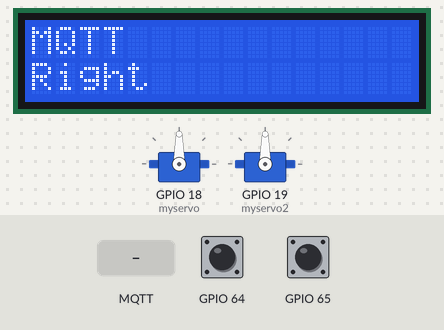
This sketch was run on a simulated ESP32-S3. On the bench: 16×2 character LCD, 2 × servo. The inputs (shaded band) are chosen by the test bench; at power-on: GPIO 65 HIGH, GPIO 64 HIGH. WiFi joins after 1.5 s; servers stay silent unless stated; no MQTT or app messages arrive unless stated; what the sketch prints to the serial monitor is not drawn.

Above: at 3.3 s.
3.4 s: MQTT message "Left" arrives on the first subscribed topic
At 5.0 s:
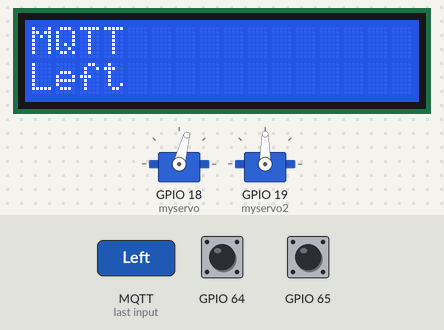
6.4 s: MQTT message "Up" arrives on the first subscribed topic
At 7.6 s:
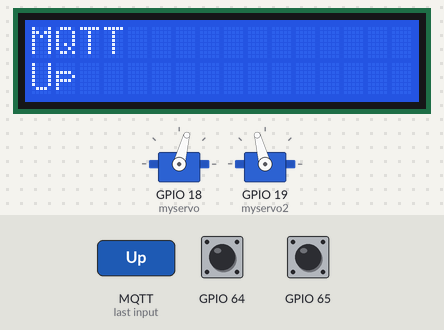
8.2 s: MQTT message "Right" arrives on the first subscribed topic
At 9.0 s:
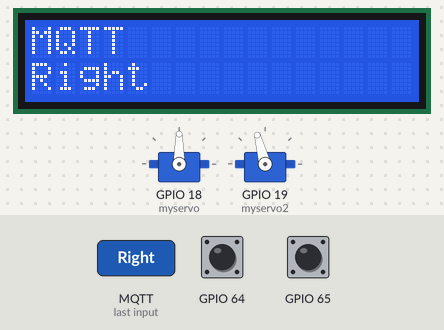
11.2 s: GPIO 65 pulled LOW for 0.15 s
At 11.36 s:
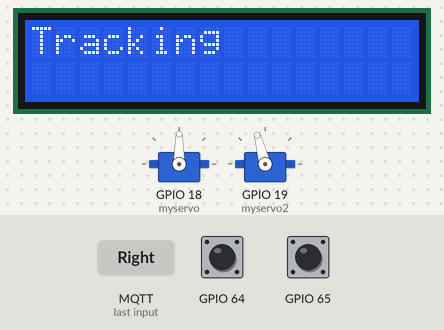
13.0 s: MQTT message "Down" arrives on the first subscribed topic
At 13.9 s:
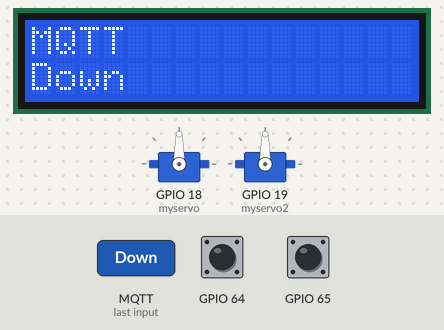
16.0 s: GPIO 65 pulled LOW for 1 s
At 16.6 s:
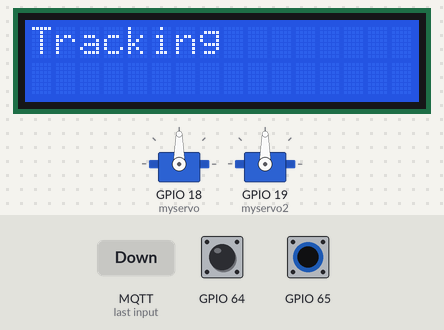
Timing chart, 0 to 19.0 s (numbered marks = the images above; inputs shaded):
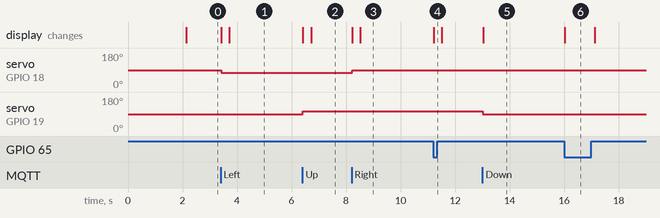

The sketch:

Embbed_MQTT.ino
```cpp
/**
 * Run Edge Impulse FOMO model.
 * It works on both PSRAM and non-PSRAM boards.
 *
 * The difference from the PSRAM version
 * is that this sketch only runs on 96x96 frames,
 * while PSRAM version runs on higher resolutions too.
 *
 * The PSRAM version can be found in my
 * "ESP32S3 Camera Mastery" course
 * at https://dub.sh/ufsDj93
 *
 * BE SURE TO SET "TOOLS > CORE DEBUG LEVEL = INFO"
 * to turn on debug messages
 */
#include <Wire.h>


// Exmaple of using the MQTT library for ESP32
// Library by Joël Gähwiler
// https://github.com/256dpi/arduino-mqtt
// Modified by Arnan Sipitakiats
#include <LCD_I2C.h>
#include <ESP32Servo.h>
#include <Adafruit_PCF8574.h>
#define PCF8574_Address 0x20
Adafruit_PCF8574 pcf;
Servo myservo;
Servo myservo2;
int buttonState = 0;
int i = 0;
int x=6;
int y=6;
int a;
int b;
bool c;
bool d;
bool t = true;
LCD_I2C lcd(0x27, 16, 2); // Default address of most PCF8574 modules, change according
#include <WiFi.h>
#include <MQTT.h>

const char ssid[] = "@JumboPlusIoT";
const char pass[] = "coolpassword";

const char mqtt_broker[] = "test.mosquitto.org";
const char mqtt_topic[] = "group24/command";
const char mqtt_client_id[] = "arduino_group_24";  // must change this string to a unique value
int MQTT_PORT = 1883;

int counter = 0;

WiFiClient net;
MQTTClient client;

unsigned long lastMillis = 0;

void connect() {
  Serial.print("checking wifi...");
  while (WiFi.status() != WL_CONNECTED) {
    Serial.println("wifi");
    delay(1000);
  }

  Serial.print("\nconnecting...");
  while (!client.connect(mqtt_client_id)) {
    Serial.print(".");
    delay(1000);
  }

  Serial.println("\nconnected!");

  client.subscribe(mqtt_topic);
  // client.unsubscribe("/hello");
}

void messageReceived(String &topic, String &payload) {
  Serial.println("incoming: " + topic + " - " + payload);
    lcd.clear();
    if (payload == "Right"){
        x+=1;
        if(x>12) x=12;
        c= false;
        d= false;
      }
      else if (payload == "Left"){
        x-=1;
        if(x<0) x=0;
        c=true;
        d=false;
      }
      else if (payload == "Up"){
        y+=1;
        if(y>12) y=12;
        c= false;
        d= true;
      }
      else if (payload == "Down"){
        y-=1;
        if(y<0) y=0;
        c = true;
        d= true;
      }
      myservo.write(x*15);
      myservo2.write(y*15);
      Serial.println(x);
      Serial.println(y);
  }
void setup() {


    Serial.begin(115200);
    if (!pcf.begin(PCF8574_Address, &Wire)) {
    Serial.println("Couldn't find PCF8574");
    }
    pcf.pinMode(0, INPUT);
    pcf.pinMode(1, INPUT);

    lcd.begin();
    myservo.attach(18);
    myservo2.attach(19);
    WiFi.begin(ssid, pass);

    // Note: Local domain names (e.g. "Computer.local" on OSX) are not supported
    // by Arduino. You need to set the IP address directly.
    client.begin(mqtt_broker, MQTT_PORT, net);
    client.onMessage(messageReceived);
    lcd.backlight();
    connect();
}


void loop() {

  if(pcf.digitalRead(0) == HIGH) t = true;
  if(pcf.digitalRead(1) == HIGH) t = false;
    // capture picture
  if( t == true){
    //tracking();
    lcd.clear();
    Serial.println("tracking");
    lcd.print("Tracking");
    delay(100);
  }
  else if( t == false){
    lcd.clear();
    lcd.print("MQTT");
    Serial.println("MQTT");
    lcd.setCursor(0,1);
    if( c==false and d==false) lcd.print("Right");
    else if(c==true and d==false) lcd.print("Left");
    else if(c==false and d==true) lcd.print("Up");
    else if(c==true and d==true) lcd.print("Down");
    client.loop();
    delay(10);  // <- fixes some issues with WiFi stability

    if (!client.connected()) {
      connect();
    }
  }
}
```

Measured:
- after the input at 3.4 s, servo on GPIO 18 (myservo): 90° → 75° at once; the display: first changes at once (image 1 shows a later state)
- after the input at 6.4 s, servo on GPIO 19 (myservo2): 90° → 105° at once; the display: first changes at once (image 2 shows a later state)
- after the input at 8.2 s, servo on GPIO 18 (myservo): 75° → 90° at once
- after the input at 11.2 s, the display: changes at once (image 4)
- after the input at 13.0 s, servo on GPIO 19 (myservo2): 105° → 90° at once; the display: changes at once (image 5)
- after the input at 16.0 s, the display: changes at once (image 6)
